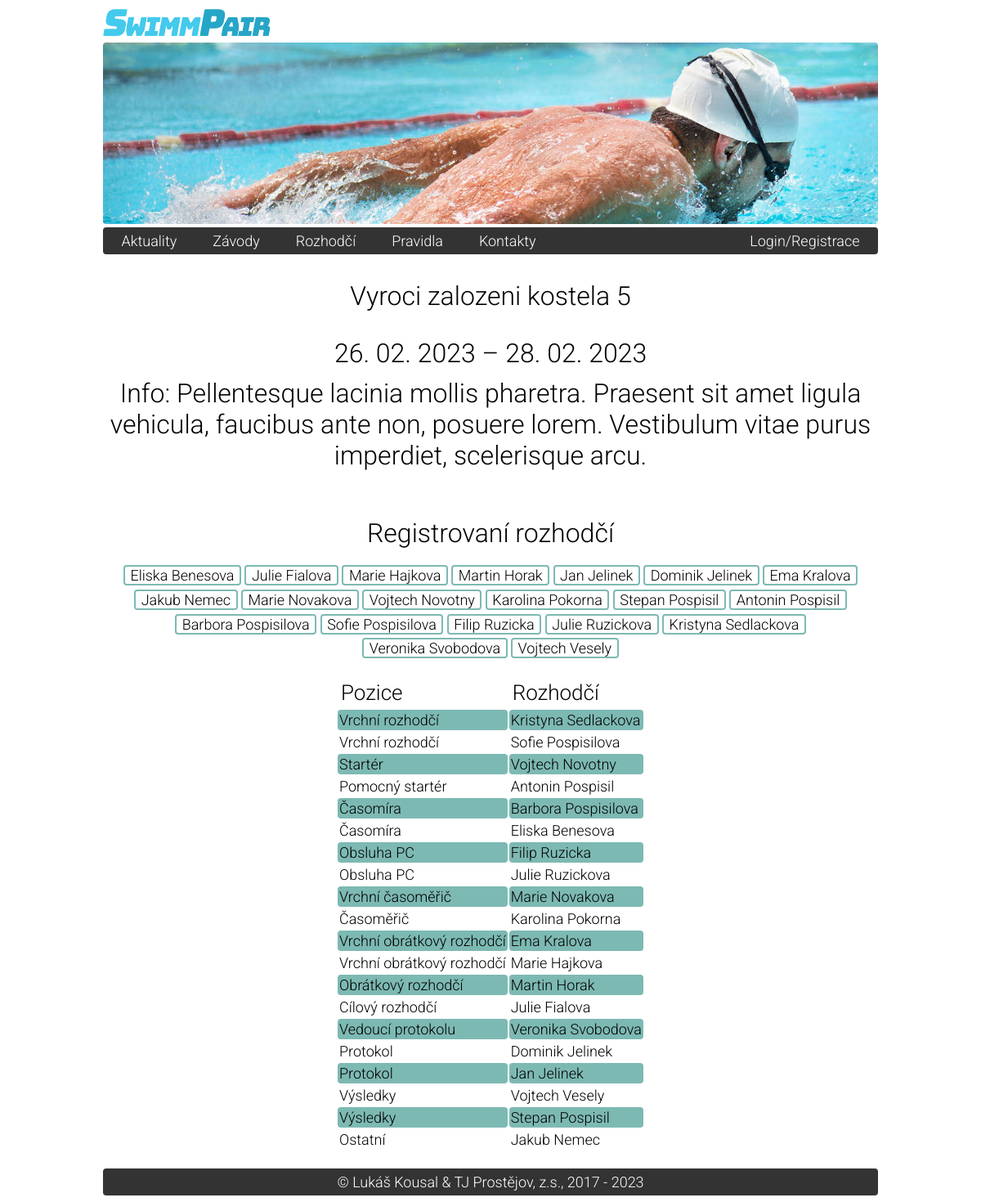
The page /zavod.php?id=2 on the database its author committed.
### tables this page shows
CREATE TABLE `sp_cups` (
  `id` int NOT NULL AUTO_INCREMENT,
  `time_start` date NOT NULL,
  `time_end` date NOT NULL,
  `name` text NOT NULL,
  `description` text NOT NULL,
  `organizer_club_id` int NOT NULL,
  PRIMARY KEY (`id`),
  KEY `owningclub` (`organizer_club_id`),
  CONSTRAINT `FK_zavody_owningclub` FOREIGN KEY (`organizer_club_id`) REFERENCES `sp_clubs` (`id`)
);

### start.php (called while the page is built, shortened)
<?php
    $host = getenv("DATABASE_HOST");
    $user = getenv("DATABASE_USER");
    $pass = getenv("DATABASE_PASS");
    $db = getenv("DATABASE_NAME");
	$mysqli = new mysqli($host, $user, $pass, $db) or die($mysqli->error);
	$mysqli->set_charset('utf8');
	function h($string)
	{
	    return htmlspecialchars($string);
	}
	require __DIR__ . '/model/Sanitizer.php';
	require __DIR__ . '/model/User.php';
	require __DIR__ . '/model/UsersManager.php';
	require __DIR__ . '/model/Cup.php';
	require __DIR__ . '/model/PairPositionUser.php';
	require __DIR__ . '/model/CupsManager.php';
	require __DIR__ . '/model/PositionsManager.php';
	$usersManager = new UsersManager($mysqli);
	$cupsManager = new CupsManager($mysqli);
	$positionsManager = new PositionsManager($mysqli);

### model/Sanitizer.php (called while the page is built, shortened)
<?php
class Sanitizer
{
	public static function getGetInt($key)
	{
		return (int) $_GET[$key];
	}
}

### model/CupsManager.php (called while the page is built, shortened)
<?php
class CupsManager
{
	private $mysqli;
	public function __construct(mysqli $mysqli)
	{
		$this->mysqli = $mysqli;
	}
	public function FindPairingsForThisCup($cupID)
	{
		$statement = $this->mysqli->prepare('CALL `FindPairingsForThisCup`(?)');
		$statement->bind_param('i', $cupID);
		$pairs = $this->_CreatePairsFromStatement($statement);
		return $pairs;
	}
	public function GetCupByID($cupID)
	{
		$statement = $this->mysqli->prepare('CALL `GetCupByID`(?)');
		$statement->bind_param('i', $cupID);
		return $this->_CreateCupOrNullFromStatement($statement);
	}
	private function _CreateCupOrNullFromStatement(mysqli_stmt $statement)
	{
		$statement->execute();
		$row = $statement->get_result()->fetch_assoc();
		if ($row !== NULL) {
			return $this->_CreateCupFromRow($row);
		} else {
			return NULL;
		}
	}
	private function _CreateCupFromRow(array $row)
	{
		return new Cup($row['id'], $row['time_start'], $row['time_end'], $row['name'], $row['description'], $row['organizer_club_id']);
	}
	private function _CreatePairsFromStatement(mysqli_stmt $statement)
	{
		$statement->execute();
		$rows = $statement->get_result()->fetch_all(MYSQLI_ASSOC);
		$pairs = [];
		foreach ($rows as $row) {
			$pairs[] = $this->_CreatePairFromRow($row);
		}
		return $pairs;
	}
	private function _CreatePairFromRow(array $row)
	{
		return new PairPositionUser($row['position_id'], $row['user_id']);
	}
}

### model/Cup.php (called while the page is built, shortened)
<?php
class Cup
{
	public function __construct($id, $time_start, $time_end, $name, $description, $organizer_club_id)
	{
		$this->time_start = $time_start;
		$this->time_end = $time_end;
		$this->name = $name;
		$this->description = $description;
	}
}

### model/UsersManager.php (called while the page is built, shortened)
<?php
class UsersManager
{
	private $mysqli;
	public function __construct(mysqli $mysqli)
	{
		$this->mysqli = $mysqli;
	}
	public function FindAllRegisteredUsersForTheCup($cupId)
	{
		$statement = $this->mysqli->prepare('CALL `FindAllRegisteredUsersForTheCup`(?)');
		$statement->bind_param('i', $cupId);
		$users = $this->_CreateUsersFromStatement($statement);
		return $users;
	}
	public function GetUserFullNameByID($userID)
	{
		$statement = $this->mysqli->prepare('CALL `GetUserFullNameByID`(?)');
		$statement->bind_param('i', $userID);
		return $this->_GetSingleResultFromTwoColsStatement($statement);
	}
	public function IsComing($cupID, $userID)
	{
		$res = $this->_IsComingINT($cupID, $userID);
		if ($res === 1) {
			return true;
		} elseif ($res == 0) {
			return false;
		} else {
			return true;
		}
	}
	public function RetComingCSSClass($cupID, $userID)
	{
		$res = $this->_IsComingINT($cupID, $userID);
		if ($res === 1) {
			return "registeredOne";
		} else {
			return "unRegisteredOne";
		}
	}
	private function _CreateUsersFromStatement(mysqli_stmt $statement)
	{
		$statement->execute();
		$rows = $statement->get_result()->fetch_all(MYSQLI_ASSOC);
		$users = [];
		foreach ($rows as $row) {
			$users[] = $this->_CreateUserFromRow($row);
		}
		return $users;
	}
	private function _CreateUserFromRow(array $row)
	{
		return new User($row['id'], $row['first_name'], $row['last_name'], $row['email'], $row['approved_flag'], $row['rights'], $row['referee_rank_id'], $row['affiliation_club_id']);
	}
	private function _IsComingINT($cupID, $userID)
	{
		$statement = $this->mysqli->prepare('CALL `IsComingINT`(?, ?)');
		$statement->bind_param('ii', $cupID, $userID);
		return $this->_GetSingleResultFromStatement($statement);
	}
	private function _GetSingleResultFromTwoColsStatement(mysqli_stmt $statement)
	{
		$statement->execute();
		$rows = $statement->get_result()->fetch_all(MYSQLI_NUM);
		$row = $rows[0];
		$result = $row[0] . " " . $row[1];
		return $result;
	}
	private function _GetSingleResultFromStatement(mysqli_stmt $statement)
	{
		$statement->execute();
		$rows = $statement->get_result()->fetch_all(MYSQLI_NUM);
		if (!empty($rows)) {
			$row = $rows[0];
			return $row[0];
		} else {
			return null;
		}
	}
}

### model/User.php (called while the page is built, shortened)
<?php
class User
{
	public function __construct($id, $first_name, $last_name, $email, $approved_flag, $rights, $referee_rank_id, $affiliation_club_id)
	{
		$this->id = $id;
		$this->first_name = $first_name;
		$this->last_name = $last_name;
	}
}

### model/PairPositionUser.php (called while the page is built, shortened)
<?php
class PairPositionUser
{
	public function __construct($position_id, $user_id)
	{
		$this->position_id = $position_id;
		$this->user_id = $user_id;
	}
}

### model/PositionsManager.php (called while the page is built, shortened)
<?php
class PositionsManager
{
	private $mysqli;
	public function __construct(mysqli $mysqli)
	{
		$this->mysqli = $mysqli;
	}
	public function GetPositionNameById($posId)
	{
		$statement = $this->mysqli->prepare('CALL `GetPositionNameByID`(?)');
		$statement->bind_param('i', $posId);
		return $this->_GetSingleResultFromStatement($statement);
	}
	private function _GetSingleResultFromStatement(mysqli_stmt $statement)
	{
		$statement->execute();
		$rows = $statement->get_result()->fetch_all(MYSQLI_NUM);
		$row = $rows[0];
		return $row[0];
	}
}

### zavod.php (the view, shortened to what this page needs)
<?php
require 'start.php';
$cupID = Sanitizer::getGetInt('id');
$cup = $cupsManager->GetCupByID($cupID);
$pairs = $cupsManager->FindPairingsForThisCup($cupID);
$registeredAll = $usersManager->FindAllRegisteredUsersForTheCup($cupID);
?>
<!DOCTYPE html>
<html>
<head>
	<?php include("UNIFIED_head_content.php"); ?>
</head>
<body>
<div class="bodywrapper">
    <?php include("UNIFIED_header.php"); ?>
    <?php include("UNIFIED_menu.php"); ?>
    <section class="content">
        <section>
            <h1 style="text-align:center"><?= h($cup->name)?> </h1>
            <h1 class="contracted"><?=  date('j. m. Y', strtotime($cup->time_start)) ?> – <?=  date('j. m. Y', strtotime($cup->time_end)) ?></h1>
            <h1 class="contracted"> Info: <?=h($cup->description)?></h1>
            <p>&nbsp;</p>
            <h1 class="contracted">Registrovaní rozhodčí</h1>
                <?php
                    if(count($registeredAll)!=0) {
                        echo "<p style=\"text-align:center;line-height: 165%;\">";
	                    foreach ($registeredAll as $registeredOne) {
		                    if ($usersManager->IsComing($cupID, $registeredOne->id) == true) {
			                    echo "<span id='" . h($registeredOne->id) . "' class='" . h($usersManager->RetComingCSSClass($cupID, $registeredOne->id)) . "'>" . h($registeredOne->first_name) . " " . h($registeredOne->last_name) . "</span>\t";
		                    }
	                    }
	                    echo "</p>";
                    }
                    else
                    {
                        echo "<p style=\"text-align:center;\">–<span style=\"border: 1px solid black;\">&nbsp;ZATÍM 0 REGISTROVANÝCH NA TENTO ZÁVOD&nbsp;</span>–</p>";
                    }
                    ?>
                <table class="rozhodcinazavody" align="center">
                <tr class="rozhodcihlavicka"><th>Pozice</th><th>Rozhodčí</th></tr>
                <?php
                    if(count($pairs)!=0) {
	                    foreach ($pairs as $pair) {
		                    if ($usersManager->IsComing($cupID, $pair->user_id)) {
			                    echo "<tr><td>" . h($positionsManager->GetPositionNameById($pair->position_id)) . "</td><td>";
			                    echo h($usersManager->GetUserFullNameByID($pair->user_id));
			                    echo "</td></tr>";
		                    }
	                    }
	                    echo '</table>';
                    }
                    else
                    {
	                    echo '</table>';
                        echo "<p style=\"text-align:center;\">–<span style=\"border: 1px solid black;\">&nbsp;ZATÍM ŽÁDNÉ ROZDĚLENÍ ROZHODČÍCH NA POZICE&nbsp;</span>–</p>";
                    }
                    ?>
                    <p style="margin-top:0px;margin-bottom:0px;">&nbsp;</p>
                </section>
    </section>
    <?php include("UNIFIED_footer.php"); ?>
</div>
</body>
</html>

### css/style.css (style rules this page uses)
html { overflow-y: scroll; }
body { color: #000; font-weight: 300; font-family: 'Roboto', sans-serif; font-size: 18px; text-align: center; }
.bodywrapper { width: 80%; margin: 0 auto; text-align: left; }
h1 { font-weight: 300; font-family: 'Roboto', sans-serif; font-size: 32px; }
h1.contracted { text-align: center; margin-top: 11.25px; margin-bottom: 11.25px; }
.rozhodcinazavody .rozhodcihlavicka th { padding: 4px; }
.rozhodcinazavody th { font-weight: 300; font-size: 26px; }
.rozhodcinazavody tr:nth-child(odd) td { border-radius: 4px; padding: 2px; }
.rozhodcinazavody tr:nth-child(even) td { border-radius: 4px; padding: 2px; background-color: #7DB9B3; }
.registeredOne { border: 2px solid #7DB9B3; border-radius: 4px; padding-left: 6.5px; padding-right: 6.5px; white-space: nowrap; }

### rows shown on the page
sp_cups: name "Vyroci zalozeni kostela 5", time_start "26. 02. 2023", time_end "28. 02. 2023", description "Pellentesque lacinia mollis pharetra. Praesent sit amet ligula vehicula, faucibus ante non, posuere lorem. Vestibulum vitae purus imperdiet, scelerisque arcu."

### other values the page prints
$registeredOne->first_name "Eliska"
$registeredOne->last_name "Benesova"
$registeredOne->first_name "Julie"
$registeredOne->last_name "Fialova"
$registeredOne->first_name "Marie"
$registeredOne->last_name "Hajkova"
$registeredOne->first_name "Martin"
$registeredOne->last_name "Horak"
$registeredOne->first_name "Jan"
$registeredOne->last_name "Jelinek"
$registeredOne->first_name "Dominik"
$registeredOne->first_name "Ema"
$registeredOne->last_name "Kralova"
$registeredOne->first_name "Jakub"
$registeredOne->last_name "Nemec"
